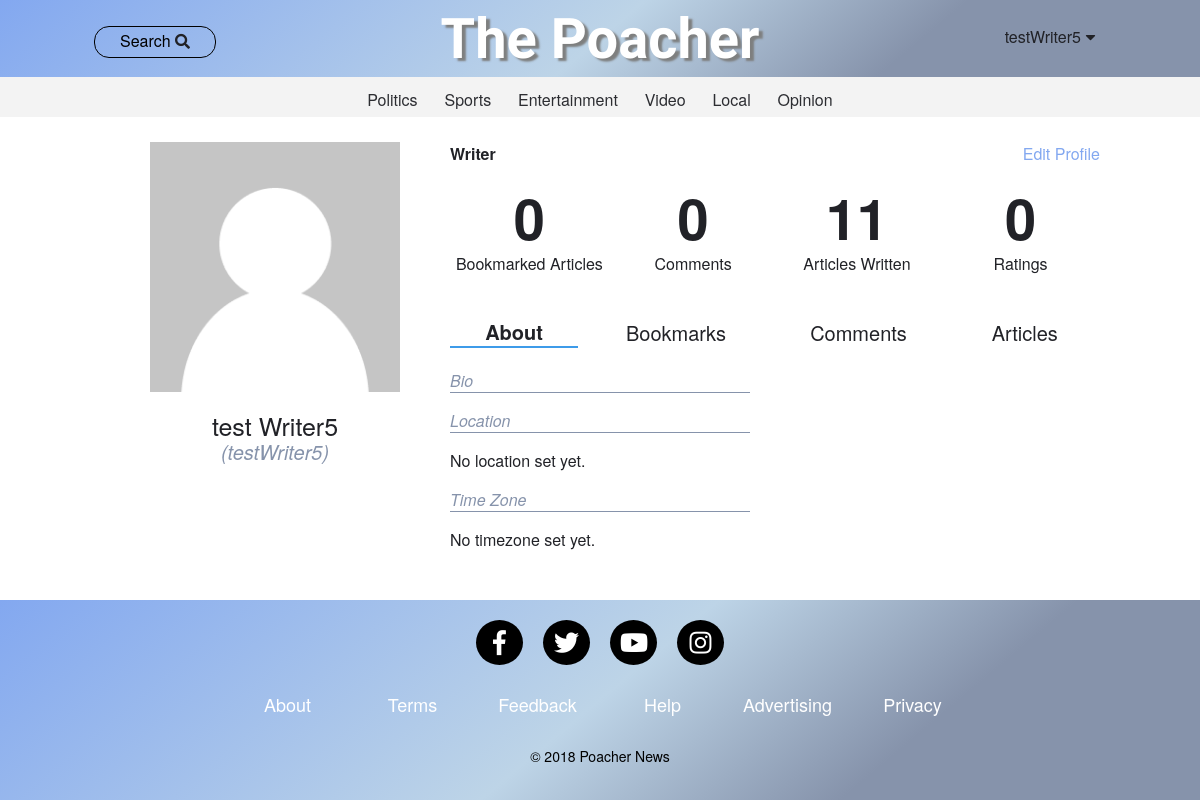
The page /profile.php?uid=10 (signed in) on the database its author committed.
### tables this page shows
CREATE TABLE User (
    UserID INT AUTO_INCREMENT,
    FirstName VARCHAR(50),
    LastName VARCHAR(50),
    Email VARCHAR(50),
    Username VARCHAR(50),
    Usertype VARCHAR(50) DEFAULT 'U',
    Password VARCHAR(255),
    ProfilePicture VARCHAR(500) DEFAULT 'defaultAvatar.png',
    Bio VARCHAR(200) DEFAULT NULL,
    City VARCHAR(50) DEFAULT NULL,
    TimeZone ENUM('US/Hawaii','US/Alaska','US/Pacific','US/Mountain','US/Central','US/Eastern'),
    State ENUM('Alabama','Alaska','Arizona','Arkansas','California','Colorado','Connecticut','Delaware','District Of Columbia','Florida','Georgia','Hawaii','Idaho','Illinois','Indiana','Iowa','Kansas','Kentucky','Louisiana','Maine','Maryland','Massachusetts','Michigan','Minnesota','Mississippi','Missouri','Montana','Nebraska','Nevada','New Hampshire','New Jersey','New Mexico','New York','North Carolina','North Dakota','Ohio','Oklahoma','Oregon','Pennsylvania','Rhode Island','South Carolina','South Dakota','Tennessee','Texas','Utah','Vermont','Virginia','Washington','West Virginia','Wisconsin','Wyoming'),
    DateFormat ENUM('F j, Y','j F Y','m/d/y','d/m/y','l jS \\of F Y'),
    CONSTRAINT PKUser PRIMARY KEY (UserID)
);

### util/userUtils.php (called while the page is built, shortened)
<?php
	function getUserById($uid, $db) {
		$sql = "SELECT UserID,FirstName,LastName,Email,Username,Usertype,ProfilePicture,Bio,TimeZone,City,State,DateFormat FROM User WHERE UserID = {$uid};";
		$result = mysqli_query($db, $sql);
	    return mysqli_fetch_assoc($result);
	}
	function getNumUserBookmarks($uid, $db) {
		$sql = "SELECT * FROM Bookmark WHERE UserID = {$uid}";
		$result = mysqli_query($db, $sql);
		return mysqli_num_rows($result);
	}
	function getNumUserComments($uid, $db) {
		$sql = "SELECT * FROM Comment WHERE UserID = {$uid}";
		$result = mysqli_query($db, $sql);
		return mysqli_num_rows($result);
	}
	function getNumUserArticlesWritten($uid, $db) {
		$sql = "SELECT * FROM Article WHERE UserID = {$uid} AND IsDraft = 0 AND IsSubmitted = 1";
		$result = mysqli_query($db, $sql);
		return mysqli_num_rows($result);
	}
	function getNumUserRatings($uid, $db) {
		$sql = "SELECT * FROM Rating WHERE UserID = {$uid}";
		$result = mysqli_query($db, $sql);
		return mysqli_num_rows($result);
	}
?>

### profile.php (the view, shortened to what this page needs)
<?php
    include 'util/userUtils.php';
    $userDetails = getUserById($_GET['uid'], $db);
?>
<!DOCTYPE html>
<html>
<head>
    <link rel="stylesheet" href="res/css/profile.css">
</head>
<body>
    <?php
        include 'includes/header.php';
        include 'includes/nav.php';
    ?>
    <div id="mainContent">
        <div id="profileContainer">
            <div id="left-sidebar">
                <img class="avatar" src="/res/img/<?php print($userDetails['ProfilePicture']); ?>">
                <span class="userRealName"><?php print($userDetails['FirstName'].' '.$userDetails['LastName']); ?></span>
                <span class="userName">(<?php print($userDetails['Username']); ?>)</span>
            </div>
            <div id="right-sidebar">
                <span class="userType">
                    <?php
                        switch($userDetails['Usertype']) {
                            case 'W':
                                print "Writer";
                                break;
                        }
                    ?>
                </span>
                <?php
                    if($_SESSION['userid'] == $_GET['uid']) {
                        print('<a class="editText" href="settings.php">Edit Profile</a>');
                    }
                ?>
                <div class="userStats">
                    <span class="statsVal"><?php print(getNumUserBookmarks($_GET['uid'], $db)); ?></span>
                    <span class="statsVal"><?php print(getNumUserComments($_GET['uid'], $db)); ?></span>
                    <span class="statsVal"><?php print(getNumUserArticlesWritten($_GET['uid'], $db)); ?></span>
                    <span class="statsVal"><?php print(getNumUserRatings($_GET['uid'], $db)); ?></span>
                    <span class="statsText">Bookmarked Articles</span>
                    <span class="statsText">Comments</span>
                    <span class="statsText">Articles Written</span>
                    <span class="statsText">Ratings</span>
                </div>
                <div class="profileNav">
                    <div class="navItem active" datatab="about">About</div>
                    <div class="navItem" datatab="bookmarks">Bookmarks</div>
                    <div class="navItem" datatab="comments">Comments</div>
                    <div class="navItem" datatab="history">Articles</div>
                    <div class="navBody">
                        <div id="about" class="tabcontent active">
                            <div class="aboutSectionHeader">Bio</div>
                            <div class="aboutSectionHeader">Location</div>
                                 <p><?php
                                     if(is_null($userDetails['City']) && is_null($userDetails['State'])) {
                                        print "No location set yet.";
                                     }
                                 ?></p>
                            <div class="aboutSectionHeader">Time Zone</div>
                                <p><?php
                                    switch($userDetails['TimeZone']) {
                                        case NULL:
                                            print "No timezone set yet.";
                                            break;
                                    }
                                ?></p>
                        </div>
                    </div>
                </div>
            </div>
        </div>
    </div>
</body>
</html>

### includes/header.php (shortened to what this page needs)
<header id="mainHeader">
    <div class="headerContainer">
        <div id="left">
            <div class="srcIcn">
                <a>Search</a>
                <i class="fa fa-search"></i>
            </div>
        </div>
        <div id="center">
            <a href="/index.php"><h1>The Poacher</h1></a>
        </div>
        <div id="right">
            <?php
                if(!empty($_SESSION['loggedin']) && $_SESSION['loggedin']) {
                    print "<span class=\"username\"><a href='/profile.php?uid={$_SESSION['userid']}'>{$_SESSION['username']}</a> <i class=\"fa fa-caret-down\"></i>
                            <div class='uname-content-wrapper'>
                                <div class=\"username-content\">
                                    <p>Logged in as <b>{$_SESSION['username']}</b></p>
                                    <hr>
                                    <a href=\"/profile.php?uid={$_SESSION['userid']}\">Your Profile</a>";
                    print "         <a href=\"/help.php\">Help</a>
                                    <a href=\"/settings.php\">Settings</a>
                                    <a href=\"/logout.php\">Log Out</a>
                                </div>
                            </div>
                        </span>";
                }
            ?>
        </div>
    </div>
</header>

### includes/nav.php (shortened to what this page needs)
 <div id="navbar">
     <ul>
<li><a href="/section.php?Category=Politics">Politics</a></li>
<li><a href="/section.php?Category=Sports">Sports</a></li>
<li><a href="/section.php?Category=Entertainment">Entertainment</a></li>
<li><a href="/section.php?Category=Video">Video</a></li>
<li><a href="/section.php?Category=Local">Local</a></li>
<li><a href="/section.php?Category=Opinion">Opinion</a></li>
     </ul>
 </div>

### res/css/stylesheet.css (style rules this page uses)
header[id="mainHeader"] { grid-area: mainHeader; width: 100%; background: #83a8f0; background: linear-gradient(140deg, #83A8F0 0%, #BDD4E7 50%, #8693AB 75%); }
#mainHeader .headerContainer { display: grid; grid-template-columns: 1fr 2fr 1fr; grid-template-rows: 0.5fr 6fr 0.5fr; grid-template-areas: ". . ." "headerLeft headerCenter headerRight" ". . ."; }
.headerContainer #center { grid-area: headerCenter; margin: auto; text-align: center; }
.headerContainer #center h1 { margin: 0; font-family: 'Do Hyeon', sans-serif; font-size: 7vh; text-shadow: 4px 3px 2px #7E7F7F; color: white; }
.headerContainer #right { grid-area: headerRight; margin: auto; }
.headerContainer #left { grid-area: headerLeft; margin: auto; }
.lgnLink, .username { margin: auto auto auto auto; }
.username > a { color: inherit; }
.srcIcn { margin: 6px 0px 0px 10px; width: 120px; max-width: 120px; min-width: 120px; height: 30px; min-height: 30px; text-align: center; border: 1px solid black; border-radius: 15px; position: relative; overflow: hidden; }
.srcIcn * { padding-top: 7px; }
.srcIcn > a { color: black; }
.srcIcn .fa { font-size: 15px; text-decoration: none; margin: 0px 0px 0px 0px; }
footer[id="mainFooter"] { grid-area: mainFooter; padding: 15px; text-align: center; background: #83A8F0; background: linear-gradient(140deg, #83A8F0 0%, #BDD4E7 50%, #8693AB 75%); margin-bottom: 0; }
.fab { padding: 10px; font-size: 25px; width: 27px; text-align: center; text-decoration: none; margin: 5px 10px 10px 10px; border-radius: 50%; }
.fa-facebook-f, .fa-twitter, .fa-youtube, .fa-instagram { background: black; color: white; }
.ftFlxr { display: flex; flex-direction: row; align-items: center; justify-content: center; }
.ftFlxr > p { display: block; width: 125px; height: 20px; }
.ftFlxr > p a { text-align: center; padding: 0px; }
.ft { font-size: 18px; text-decoration: none; color: white; margin: 5px 10px 10px 10px; }
p.ftCpyright { font-size: 14px; color: black; padding: 5px; }
#navbar { grid-area: mainNav; width: 100%; height: 5vh; background-color: #f3f3f3; text-align: center; list-style-type: none; opacity: .95; z-index: 1; }
#navbar ul { list-style-type: none; margin: 0; padding: 0; }
#navbar li { display: inline; }
#navbar a { display: inline-block; padding: 1.4vh; color: inherit; }
html,body { width: 100%; height: 100%; }
body { margin: 0; color: #212227; font-family: "HelveticaNeue-Light", "Helvetica Neue Light", "Helvetica Neue", Helvetica, Arial, "Lucida Grande", sans-serif; font-weight: 450; display: grid; grid-template-rows: auto auto 1fr auto; grid-template-columns: 100%; grid-template-areas: "mainHeader" "mainNav" "pageContent" "mainFooter"; }
a { text-decoration: none; color: #83A8F0; }

### rows shown on the page
user: ProfilePicture (placeholder picture), FirstName "test", LastName "Writer5", Username "testWriter5"

### other values the page prints
$_SESSION['username'] "testWriter5"
getNumUserBookmarks($_GET['uid'], $db) "0"
getNumUserComments($_GET['uid'], $db) "0"
getNumUserArticlesWritten($_GET['uid'], $db) "11"
getNumUserRatings($_GET['uid'], $db) "0"
